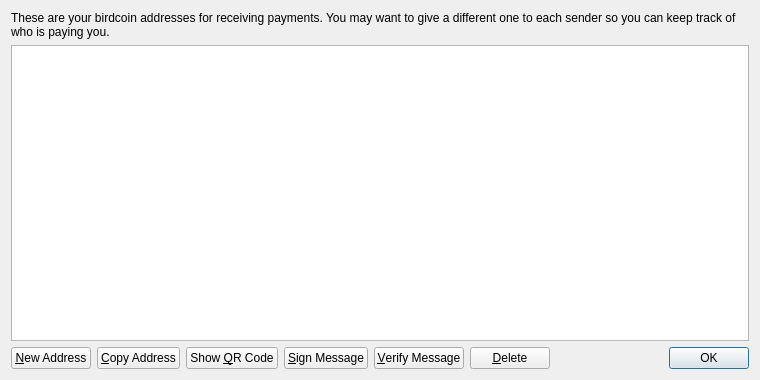
<?xml version="1.0" encoding="UTF-8"?>
<ui version="4.0">
 <class>AddressBookPage</class>
 <widget class="QWidget" name="AddressBookPage">
  <property name="geometry">
   <rect>
    <x>0</x>
    <y>0</y>
    <width>760</width>
    <height>380</height>
   </rect>
  </property>
  <property name="windowTitle">
   <string>Address Book</string>
  </property>
  <layout class="QVBoxLayout" name="verticalLayout">
   <item>
    <widget class="QLabel" name="labelExplanation">
     <property name="text">
      <string>These are your birdcoin addresses for receiving payments. You may want to give a different one to each sender so you can keep track of who is paying you.</string>
     </property>
     <property name="textFormat">
      <enum>Qt::PlainText</enum>
     </property>
     <property name="wordWrap">
      <bool>true</bool>
     </property>
    </widget>
   </item>
   <item>
    <widget class="QTableView" name="tableView">
     <property name="contextMenuPolicy">
      <enum>Qt::CustomContextMenu</enum>
     </property>
     <property name="toolTip">
      <string>Double-click to edit address or label</string>
     </property>
     <property name="tabKeyNavigation">
      <bool>false</bool>
     </property>
     <property name="alternatingRowColors">
      <bool>true</bool>
     </property>
     <property name="selectionMode">
      <enum>QAbstractItemView::SingleSelection</enum>
     </property>
     <property name="selectionBehavior">
      <enum>QAbstractItemView::SelectRows</enum>
     </property>
     <property name="sortingEnabled">
      <bool>true</bool>
     </property>
     <attribute name="verticalHeaderVisible">
      <bool>false</bool>
     </attribute>
    </widget>
   </item>
   <item>
    <layout class="QHBoxLayout" name="horizontalLayout">
     <item>
      <widget class="QPushButton" name="newAddressButton">
       <property name="toolTip">
        <string>Create a new address</string>
       </property>
       <property name="text">
        <string>&amp;New Address</string>
       </property>
       <property name="icon">
        <iconset resource="../bitcoin.qrc">
         <normaloff>:/icons/add</normaloff>:/icons/add</iconset>
       </property>
      </widget>
     </item>
     <item>
      <widget class="QPushButton" name="copyToClipboard">
       <property name="toolTip">
        <string>Copy the currently selected address to the system clipboard</string>
       </property>
       <property name="text">
        <string>&amp;Copy Address</string>
       </property>
       <property name="icon">
        <iconset resource="../bitcoin.qrc">
         <normaloff>:/icons/editcopy</normaloff>:/icons/editcopy</iconset>
       </property>
      </widget>
     </item>
     <item>
      <widget class="QPushButton" name="showQRCode">
       <property name="text">
        <string>Show &amp;QR Code</string>
       </property>
       <property name="icon">
        <iconset resource="../bitcoin.qrc">
         <normaloff>:/icons/qrcode</normaloff>:/icons/qrcode</iconset>
       </property>
      </widget>
     </item>
     <item>
      <widget class="QPushButton" name="signMessage">
       <property name="toolTip">
        <string>Sign a message to prove you own a Bitcoin address</string>
       </property>
       <property name="text">
        <string>&amp;Sign Message</string>
       </property>
       <property name="icon">
        <iconset resource="../bitcoin.qrc">
         <normaloff>:/icons/edit</normaloff>:/icons/edit</iconset>
       </property>
      </widget>
     </item>
     <item>
      <widget class="QPushButton" name="verifyMessage">
       <property name="toolTip">
        <string>Verify a message to ensure it was signed with a specified Bitcoin address</string>
       </property>
       <property name="text">
        <string>&amp;Verify Message</string>
       </property>
       <property name="icon">
        <iconset resource="../bitcoin.qrc">
         <normaloff>:/icons/transaction_0</normaloff>:/icons/transaction_0</iconset>
       </property>
      </widget>
     </item>
     <item>
      <widget class="QPushButton" name="deleteButton">
       <property name="toolTip">
        <string>Delete the currently selected address from the list. Only sending addresses can be deleted.</string>
       </property>
       <property name="text">
        <string>&amp;Delete</string>
       </property>
       <property name="icon">
        <iconset resource="../bitcoin.qrc">
         <normaloff>:/icons/remove</normaloff>:/icons/remove</iconset>
       </property>
      </widget>
     </item>
     <item>
      <spacer name="horizontalSpacer">
       <property name="orientation">
        <enum>Qt::Horizontal</enum>
       </property>
       <property name="sizeHint" stdset="0">
        <size>
         <width>40</width>
         <height>20</height>
        </size>
       </property>
      </spacer>
     </item>
     <item>
      <widget class="QDialogButtonBox" name="buttonBox">
       <property name="sizePolicy">
        <sizepolicy hsizetype="Maximum" vsizetype="Fixed">
         <horstretch>0</horstretch>
         <verstretch>0</verstretch>
        </sizepolicy>
       </property>
       <property name="standardButtons">
        <set>QDialogButtonBox::Ok</set>
       </property>
      </widget>
     </item>
    </layout>
   </item>
  </layout>
 </widget>
 <resources>
  <include location="../bitcoin.qrc"/>
 </resources>
 <connections/>
</ui>
